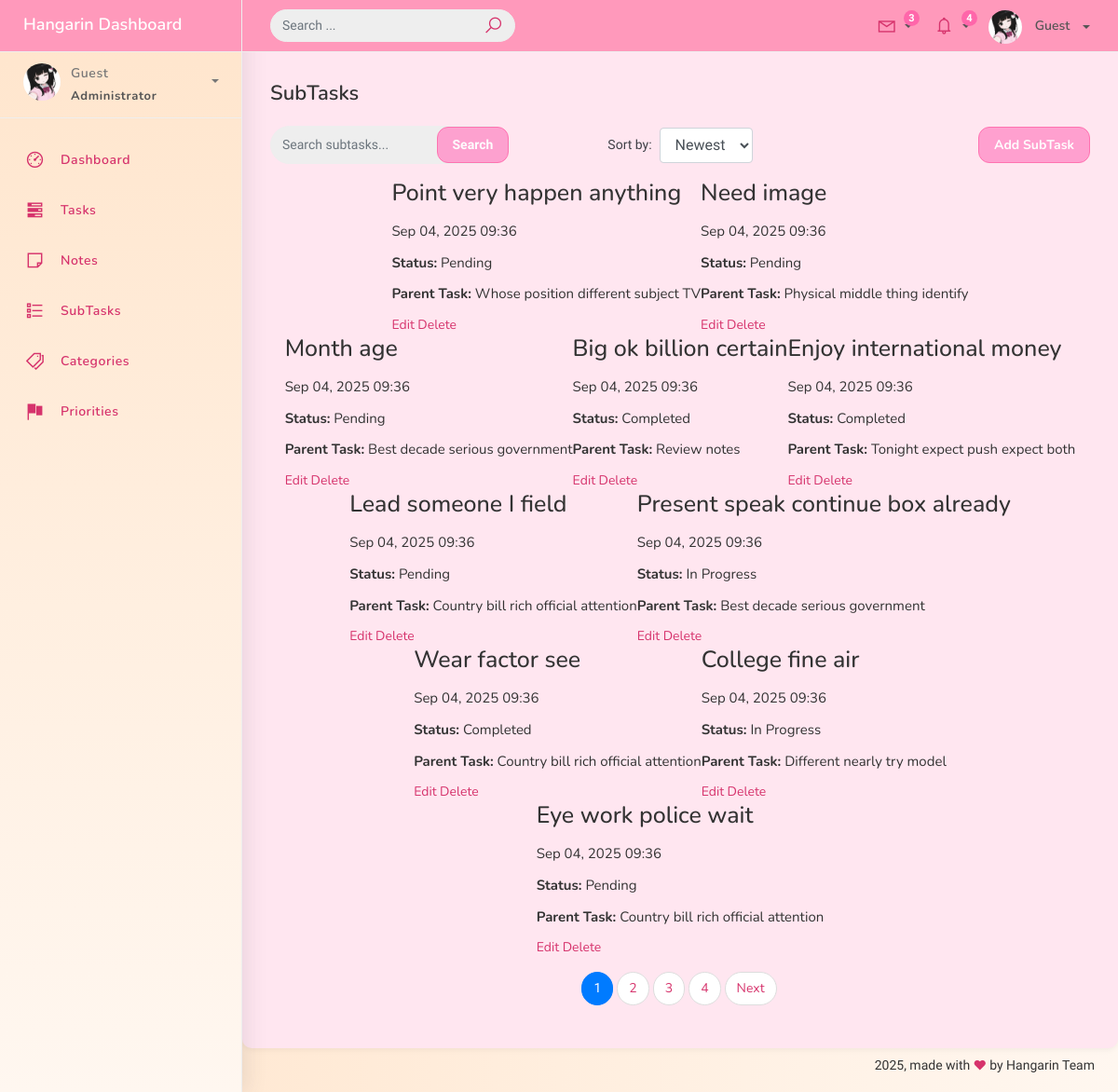
The page /subtask_list/ on the database as committed earlier.
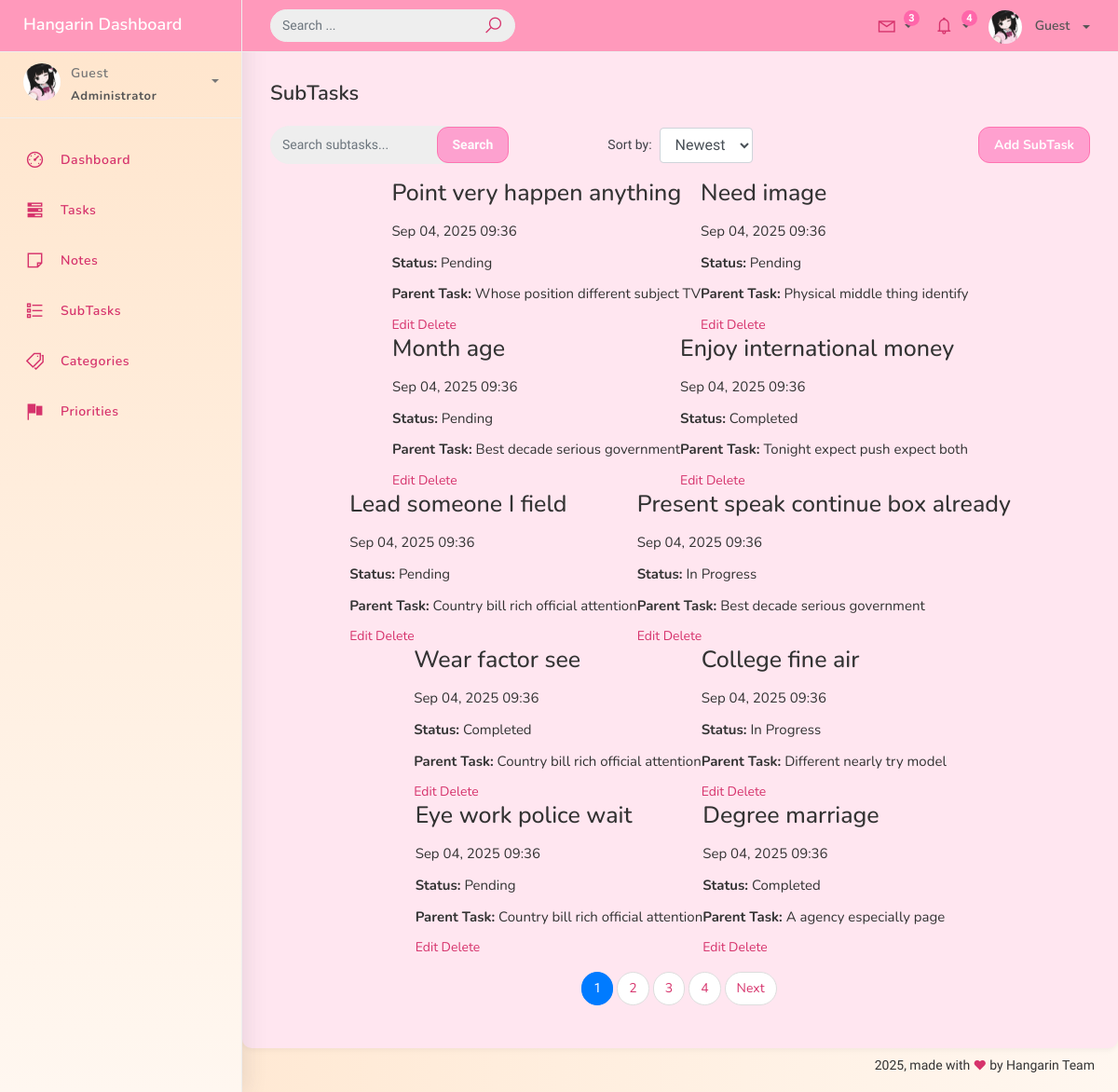
The same page on the database as committed later.
### studentorg/models.py (models this page shows, shortened)
class BaseModel(models.Model):
    created_at = models.DateTimeField(auto_now_add=True)
    updated_at = models.DateTimeField(auto_now=True)
    class Meta:
        abstract = True

class SubTask(BaseModel):
    task = models.ForeignKey(Task, on_delete=models.CASCADE, related_name="subtasks")
    title = models.CharField(max_length=200)
    status = models.CharField(
        max_length=50,
        choices=STATUS_CHOICES,
        default="Pending"
    )

class Task(BaseModel):
    title = models.CharField(max_length=200)
    description = models.TextField(blank=True)
    status = models.CharField(
        max_length=50,
        choices=STATUS_CHOICES,
        default="Pending"
    )
    deadline = models.DateTimeField(null=True, blank=True)
    priority = models.ForeignKey(
        Priority, on_delete=models.PROTECT, related_name="tasks"
    )
    category = models.ForeignKey(
        Category, on_delete=models.PROTECT, related_name="tasks"
    )

### studentorg/views.py (the view)
# urls.py: path("subtask_list/", SubTaskListView.as_view(), name="subtask-list"),
class SubTaskListView(ListView):
    model = SubTask
    context_object_name = "subtasks"
    template_name = "subtask_list.html"
    paginate_by = 10
    ordering = ["-created_at"]
    def get_queryset(self):
        qs = super().get_queryset()
        query = self.request.GET.get("q")
        order = self.request.GET.get("order", "-created_at")
        if query:
            qs = qs.filter(
                Q(title__icontains=query)
                | Q(status__icontains=query)
                | Q(task__title__icontains=query)
            )
        valid_fields = ["created_at", "-created_at", "title", "-title", "status", "-status", "task__title", "-task__title"]
        if order in valid_fields:
            qs = qs.order_by(order)
        return qs
    def get_context_data(self, **kwargs):
        context = super().get_context_data(**kwargs)
        context["current_order"] = self.request.GET.get("order", "-created_at")
        return context

### templates/subtask_list.html (shortened to what this page needs)
{% extends 'base.html' %}
{% load static %}
{% block content %}
<div class="content">
  <div class="container-fluid">
    <h4 class="page-title">SubTasks</h4>
    <div class="row mb-3 align-items-center">
      <div class="col-md-4">
        <form class="navbar-left navbar-form nav-search mr-md-3" method="GET">
          <div class="input-group">
            <input type="text" name="q" class="form-control" placeholder="Search subtasks..." value="{{ request.GET.q }}">
            <div class="input-group-append">
              <button class="btn btn-search" type="submit">Search</button>
            </div>
          </div>
        </form>
      </div>
      <div class="col-md-4 text-center">
        <form method="GET" class="form-inline justify-content-center">
          <label for="order" class="mr-2">Sort by:</label>
          <select name="order" class="form-control" onchange="this.form.submit()">
            <option value="-created_at" {% if current_order == "-created_at" %}selected{% endif %}>Newest</option>
          </select>
        </form>
      </div>
      <div class="col-md-4 text-right">
        <a href="{% url 'subtask-create' %}" class="btn btn-add">Add SubTask</a>
      </div>
    </div>
    <div class="d-flex flex-wrap justify-content-center">
      {% for subtask in subtasks %}
      <div class="subtask-box">
        <div class="subtask-header">
          <h5>{{ subtask.title }}</h5>
          <p class="subtask-date">{{ subtask.created_at|date:"M d, Y H:i" }}</p>
        </div>
        <div class="subtask-body">
          <p><strong>Status:</strong>
            {% if subtask.status == "Completed" %}
              <span class="status completed">{{ subtask.status }}</span>
            {% elif subtask.status == "In Progress" %}
              <span class="status in-progress">{{ subtask.status }}</span>
            {% else %}
              <span class="status pending">{{ subtask.status }}</span>
            {% endif %}
          </p>
          <p><strong>Parent Task:</strong> {{ subtask.task.title }}</p>
        </div>
        <div class="subtask-actions">
          <a href="{% url 'subtask-update' subtask.id %}" class="btn-edit">Edit</a>
          <a href="{% url 'subtask-delete' subtask.id %}" class="btn-delete">Delete</a>
        </div>
      </div>
      {% empty %}
      <div class="text-center text-muted mt-3">No subtasks found.</div>
      {% endfor %}
    </div>
    {% if is_paginated %}
    <nav class="mt-3">
      <ul class="pagination justify-content-center">
        {% for num in paginator.page_range %}
          {% if page_obj.number == num %}
          <li class="page-item active"><span class="page-link">{{ num }}</span></li>
          {% else %}
          <li class="page-item"><a class="page-link" href="?page={{ num }}">{{ num }}</a></li>
          {% endif %}
        {% endfor %}
        {% if page_obj.has_next %}
        <li class="page-item"><a class="page-link" href="?page={{ page_obj.next_page_number }}">Next</a></li>
        {% endif %}
      </ul>
    </nav>
    {% endif %}
  </div>
</div>
{% endblock %}

Rows that differ between the two databases and show on the page:
removed SubTask: title "Big ok billion certain", created_at "Sep 04, 2025 09:36", status "Completed", task "Review notes"
now on this page (row unchanged): SubTask: title "Degree marriage", created_at "Sep 04, 2025 09:36", status "Completed", task "A agency especially page"
